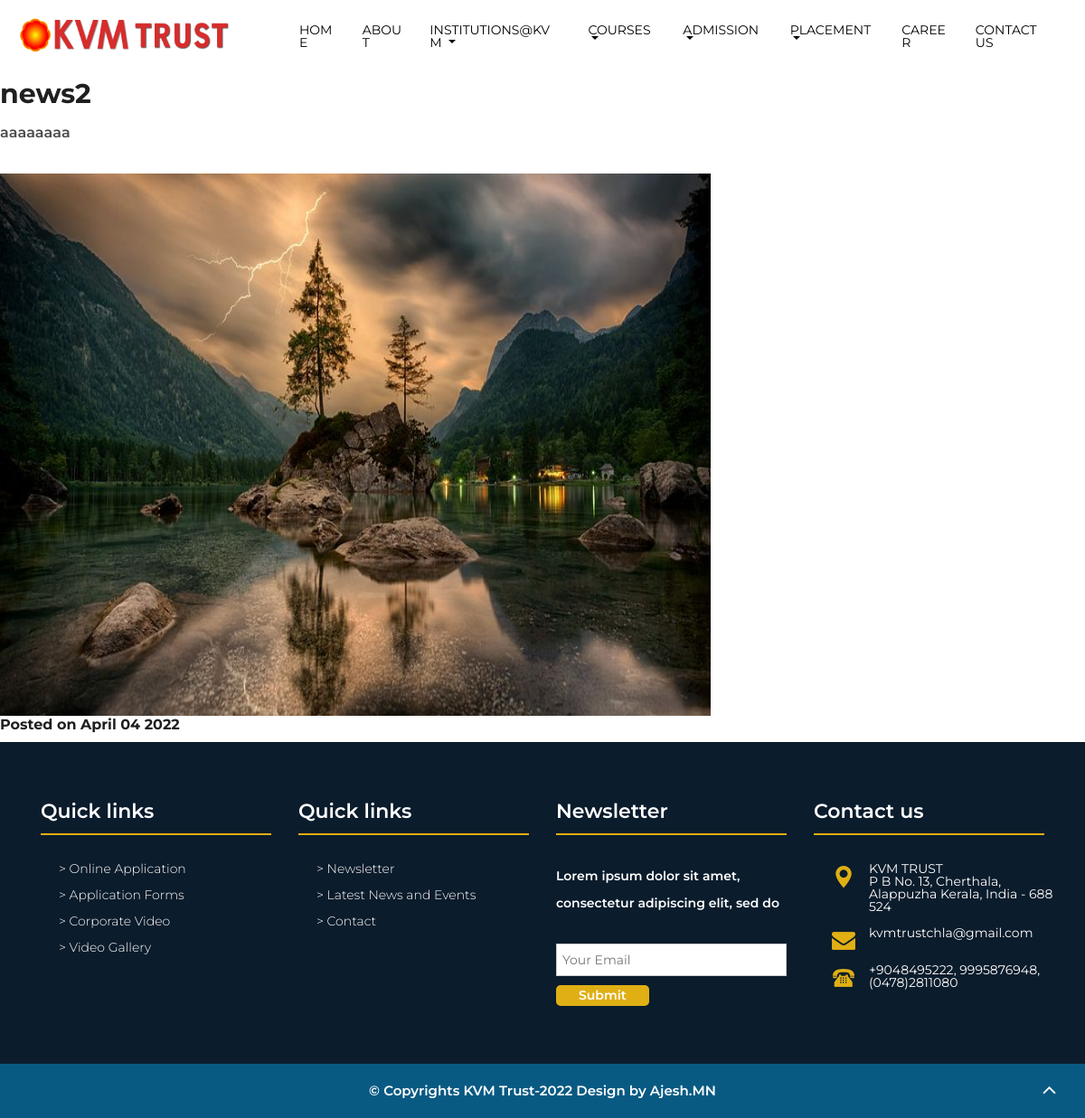
Screenshot of /news2/1 with the database file from the repository.
### adminapp/models.py (models this page shows)
class news_tbl2(models.Model):
    picture=models.ImageField(upload_to='img',verbose_name='file',null=True,blank=True,default='-')
    title=models.CharField(max_length=200)
    post_date=models.CharField(max_length=60)
    description=models.TextField()

### adminapp/views.py (the view)
# urls.py: re_path(r'^news2/(?P<id>[0-9]+)',news2,name='news2'),
def news2(request,id):
    data2=news_tbl2.objects.get(id=id)
    return render(request,'adminapp/news2.html',{'data2':data2})

### adminapp/templates/adminapp/news2.html (shortened to what this page needs)
{% extends 'adminapp/alayout.html' %}
{% block content %}
<link rel="stylesheet" id="flash-style-css" href="../static/adminapp/css/style2.css" type="text/css" media="all">
  <nav id="flash-breadcrumbs" class="breadcrumb-trail breadcrumbs">
    <div class="tg-container">
        <h1 class="trail-title">{{data2.title}}</h1>
        <ul class="trail-items"><li class="trail-item trail-begin"><a class="trail-home" href="#" title="Home"><span>Home</span></a></li><li class="trail-item"><span>{{data2.title}}</span></li></ul>		</div>
</nav>
<div id="content" class="site-content">
    <div class="tg-container">
<div id="primary" class="content-area">
    <main id="main" class="site-main" role="main">
<article id="post-866" class="post-866 page type-page status-publish hentry">
<div class="entry-content">
    <div id="pl-866" class="panel-layout"><div id="pg-866-0" class="panel-grid panel-no-style"><div id="pgc-866-0-0" class="panel-grid-cell"><div id="panel-866-0-0-0" class="so-panel widget widget_text panel-first-child panel-last-child" data-index="0">			<div class="textwidget"><h2 class="contentheading"> {{data2.title}}</h2>
        <p>{{data2.description}}</p>
<img src="{{data2.picture.url}}"/>
<h6>Posted on {{data2.post_date}}</h6>
</div>
    </div></div></div></div>	</div>
</article>
    </main>
</div>
</div>
</div>
  {% endblock %}

### adminapp/static/adminapp/css/style.css (style rules this page uses)
body { color: #f3eded; font-size: 17px; font-family: 'Poppins', sans-serif; line-height: 0.80857; overflow-x: hidden !important; }
h1, h2, h3, h4, h5, h6 { letter-spacing: 0; font-weight: normal; position: relative; padding: 0 0 10px 0; font-weight: normal; line-height: 120% !important; color: #1f1f1f; margin: 0 }
h1 { font-size: 24px }
h2 { font-size: 22px }
h6 { font-size: 13px }
p { margin-top: 5px; margin-bottom: 1rem; font-size: 16px; font-weight: 600; line-height: 30px; color: #4a4a49; }
*, *::after, *::before { box-sizing: inherit; }
body { font-family: 'Montserrat'; background: #f2f2f2; font-size: 14px; box-sizing: border-box; -webkit-font-smoothing: antialiased; -moz-osx-font-smoothing: grayscale; }

### adminapp/static/adminapp/css/timeline.css (style rules this page uses)
* { box-sizing: border-box; }

### adminapp/templates/adminapp/news2.html (style rules this page uses)
img { height: 600px; max-width: 100%; vertical-align: middle; }

### rows the page displays
news_tbl2: title "news2", description "aaaaaaaa", picture (picture), post_date "April 04 2022"
